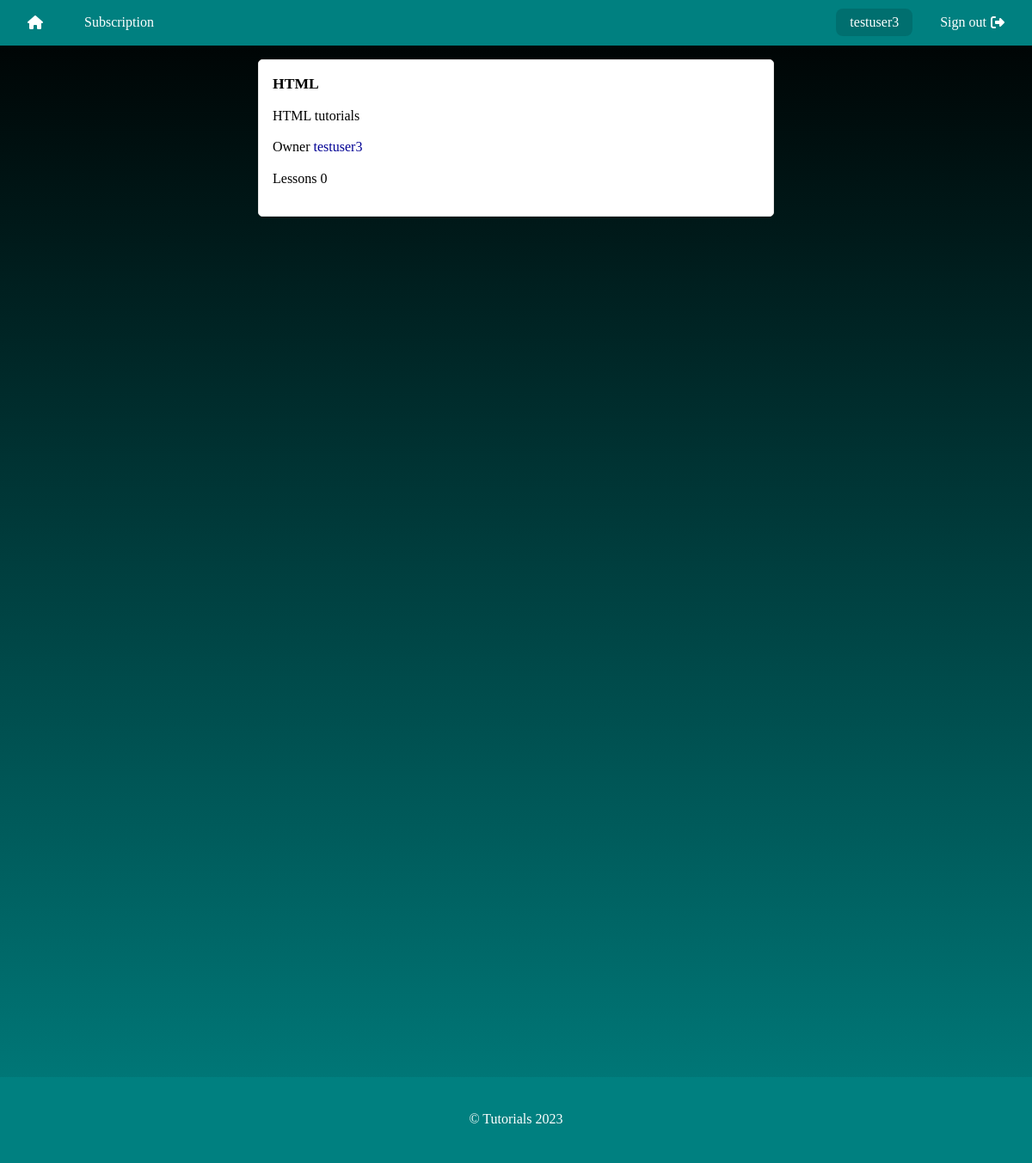
/product/2 (signed in), run on an earlier commit of the app's database.
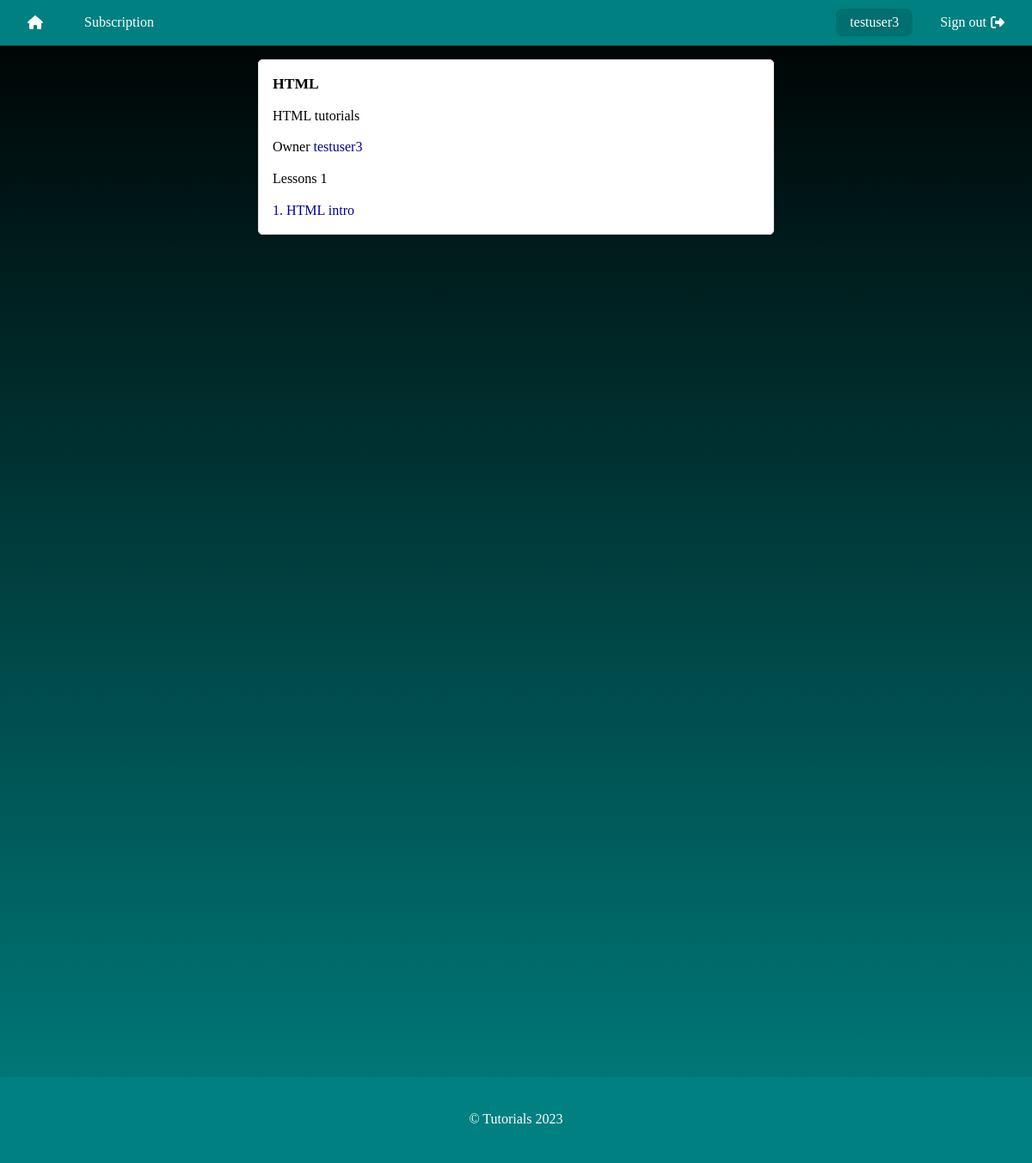
And on a later commit of the database.
### products/models.py (models this page shows, shortened)
class Product(models.Model):
    owner = models.ForeignKey(User, on_delete=models.CASCADE)
    title = models.CharField(max_length=255)
    created_at = models.DateTimeField(auto_now_add=True)
    updated_at = models.DateTimeField(auto_now=True)
    description = models.TextField(null=True, blank=True, max_length=5000)

class Lesson(models.Model):
    title = models.CharField(max_length=255)
    user = models.ForeignKey(User, on_delete=models.CASCADE)
    video_url = models.URLField()
    products = models.ManyToManyField(Product, related_name='lessons')
    duration = models.PositiveIntegerField(default=0)
    created_at = models.DateTimeField(auto_now_add=True)
    updated_at = models.DateTimeField(auto_now=True)
    description = models.TextField(null=True, blank=True, max_length=5000)

### products/views.py (the view)
# urls.py: path("product/<int:pk>", product_details, name='product-details'),
def product_details(request, pk:int):
    try:
        product = Product.objects.get(id=int(pk))
    except Product.DoesNotExist:
        return render(request, 'not-found.html')
    user = request.user
    has_access = ProductAccess.objects.filter(user=user, product=product).first()
    if product.owner == user or has_access is not None:
        context = {
            'product': product
        }
        return render(request, 'products/product-details.html', context)
    return render(request, 'not-authorized.html')

### templates/products/product-details.html
{% extends "base.html" %}
{% block body %}
    <div class="product-details-page">
       <div class="product">
            <div class="title">{{ product.title }}</div>
            <div class="description">{{ product.description }}</div>
            <div class="owner">
                <span>Owner</span>
                <a href="{% url 'accounts:profile' product.owner.username %}">{{ product.owner.username }}</a>
            </div>
            <div class="owner">Lessons {{ product.lessons.count }}</div>
            <div class="lessons_list">
                {% for lesson in product.lessons.all %}
                    <a href="{% url "products:lesson-details" product.id lesson.id %}">{{ forloop.counter }}. {{ lesson.title }}</a>
                {% endfor %}
            </div>
       </div>
    </div>
{% endblock body %}

What changed in the data, as far as the page shows it:
computed for Product "HTML": lessons.count "0" → "1"
added Lesson: title "HTML intro"
